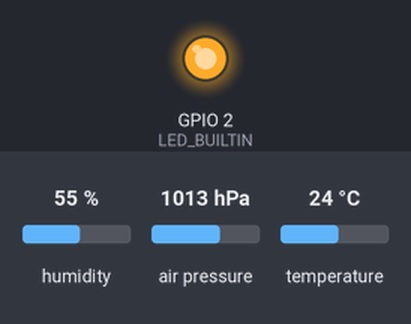
Recording of a sketch running on a simulated ESP8266 (NodeMCU). Shown: output pins drawn as LEDs (lit = HIGH, except the on-board LED, lit = LOW). Inputs (shaded band) come from the test bench; at power-on: humidity 55 %, air pressure 1013 hPa, temperature 24 °C. WiFi joins after 1.5 s; servers stay silent unless stated; uploads are accepted with an empty reply; random numbers use the default seed unless the sketch sets one; what the sketch prints to the serial monitor is not drawn. At 3.7 s the program puts the board to deep sleep or switches it off; the recording ends there.

Above: at 0.1 s.
At 2.8 s:
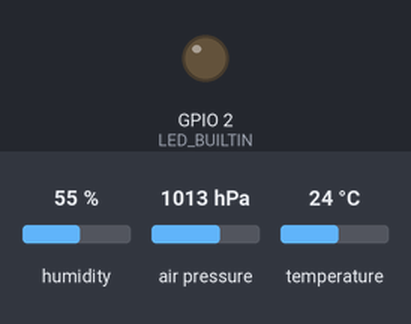
Timing chart, 0 to 3.7 s (numbered marks = the images above):
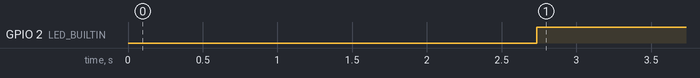

The sketch:

NodeMCUv3_BME280_deepsleep.ino
```cpp
#ifdef ESP32
  #include <WiFi.h>
  #include <HTTPClient.h>
#else
  #include <ESP8266WiFi.h>
  #include <ESP8266HTTPClient.h>
  #include <WiFiClient.h>
#endif

#include <Wire.h>
#include <Adafruit_Sensor.h>
#include <Adafruit_BME280.h>

#define uS_TO_S_FACTOR 1000000  /* Conversion factor for micro seconds to seconds */
#define TIME_TO_SLEEP  59        /* Time ESP will go to sleep (in seconds) */
#define SEALEVELPRESSURE_HPA (1013.25)
long timeout; // Time to WiFi Connect

// WiFi Connect
const char* ssid = "SookYenFarm";
const char* password = "0863741677";

// Heroku App URL
const char* serverName = "http://tonofarm.herokuapp.com/esp-post-data.php";

String apiKeyValue = "tonofarm.io";
String sensorName = "BME280";
String sensorLocation = "12.7581423,102.1468503";

// Chip ID
unsigned long chipId = ESP.getChipId();

float Temp;
float Humidity;
float Pressure;

// VBatt
ADC_MODE(ADC_VCC); // ESP8266 Only
float vbatt;

// RSSI (WiFi Signal)
long rssi;

Adafruit_BME280 bme;  // I2C ESP8266(D1,D2) ESP32(21,22)
//Adafruit_BME280 bme(BME_CS);  // hardware SPI
//Adafruit_BME280 bme(BME_CS, BME_MOSI, BME_MISO, BME_SCK);  // software SPI

void connect() {
  // We start by connecting to a WiFi network
  Serial.println();
  Serial.println();
  Serial.print("Connecting to ");
  Serial.println(ssid);
  WiFi.begin(ssid, password);
  while (WiFi.status() != WL_CONNECTED) {
    delay(500);
    Serial.print(".");
    timeout = millis();
    Serial.println(timeout);

    // Time Out got deep_sleep_mode save battery
    if (timeout > 30000) {
      Serial.print("TIME_OUT: ");
      Serial.println(timeout);
      Serial.print("Sleeping ");
      Serial.print(TIME_TO_SLEEP);
      Serial.println(" seconds ..");
      ESP.deepSleep(TIME_TO_SLEEP * uS_TO_S_FACTOR);
    }
  }
  Serial.println("");
  Serial.println("WiFi connected");
  Serial.println("IP address: ");
  Serial.println(WiFi.localIP());

  // (you can also pass in a Wire library object like &Wire2)
  bool status = bme.begin(0x76);
  if (!status) {
    Serial.println("Could not find a valid BME280 sensor, check wiring or change I2C address!");

    // Random BME280 Sensor Value for Testing
    Temp = random(20, 30);
    Humidity = random(50, 100);
    Pressure = random(1000, 1100);

    // Restart ESP
    //ESP.restart();
  }
  else {
    Serial.println("Find BME280 sensor!");
    // BME280 Sensor
    Temp = bme.readTemperature();
    Humidity = bme.readHumidity();
    Pressure = bme.readPressure() / 100.0F;
  }

  // Chip ID
  Serial.print("Chip ID: ");
  Serial.println(chipId);

  Serial.print("Temperature: ");
  Serial.print(Temp);
  Serial.print(" *C\t");
  Serial.print("Humidity: ");
  Serial.print(Humidity);
  Serial.print(" %\t");
  Serial.print("Pressure: ");
  Serial.print(Pressure);
  Serial.println(" hPa");

  // VCC
  vbatt = ESP.getVcc() / 1000.0F;
  Serial.print("VCC: ");
  Serial.println(vbatt);

  // Wi-Fi Signal
  rssi = WiFi.RSSI();
  Serial.print("WiFi Signal: ");
  Serial.println(rssi);

  // Use WiFiClient class to create TCP connections
  if(WiFi.status()== WL_CONNECTED){
      HTTPClient http;

      // Your Domain name with URL path or IP address with path
      http.begin(serverName);

      // Specify content-type header
      http.addHeader("Content-Type", "application/x-www-form-urlencoded");

      // Prepare your HTTP POST request data
      String httpRequestData = "api_key=" + apiKeyValue + "&sensor=" + chipId
                            + "&location=" + sensorLocation + "&value1=" + Temp
                            + "&value2=" + Humidity + "&value3=" + Pressure + "&value4=" + rssi +  "&value5=" + vbatt + "";

      Serial.print("httpRequestData: ");
      Serial.println(httpRequestData);

      // You can comment the httpRequestData variable above
      // then, use the httpRequestData variable below (for testing purposes without the BME280 sensor)
      //String httpRequestData = "api_key=tPmAT5Ab3j7F9&sensor=BME280&location=Office&value1=24.75&value2=49.54&value3=1005.14";

      // Send HTTP POST request
      int httpResponseCode = http.POST(httpRequestData);

      // Show Connect Status
      digitalWrite(LED_BUILTIN, LOW);   // turn the LED on (HIGH is the voltage level)
      delay(1000);

      if (httpResponseCode>0) {
        Serial.print("HTTP Response code: ");
        Serial.println(httpResponseCode);
      }
      else {
        Serial.print("Error code: ");
        Serial.println(httpResponseCode);
      }
      // Free resources
      http.end();
      digitalWrite(LED_BUILTIN, HIGH);
      delay(1000);
   }
   else {
    Serial.println("WiFi Disconnected");
   }
}
void setup() {
  Serial.begin(115200);
  pinMode(LED_BUILTIN, OUTPUT);
  Serial.setTimeout(2000);
  // Wait for serial to initialize.
  while (!Serial) { }

  Serial.println("Device Started");
  Serial.println("-------------------------------------");
  Serial.println("Running Deep Sleep Firmware!");
  Serial.println("-------------------------------------");

  connect();

  Serial.print("Sleeping ");
  Serial.print(TIME_TO_SLEEP);
  Serial.println(" seconds ..");
  // Deep Sleep TIME_TO_SLEEP seconds
  ESP.deepSleep(TIME_TO_SLEEP * uS_TO_S_FACTOR); // 60e6 is 60 microsecondsESP.
}

void loop() {
}
```

Measured:
- by itself, GPIO 2 (LED_BUILTIN): LOW → HIGH at 2.7 s
